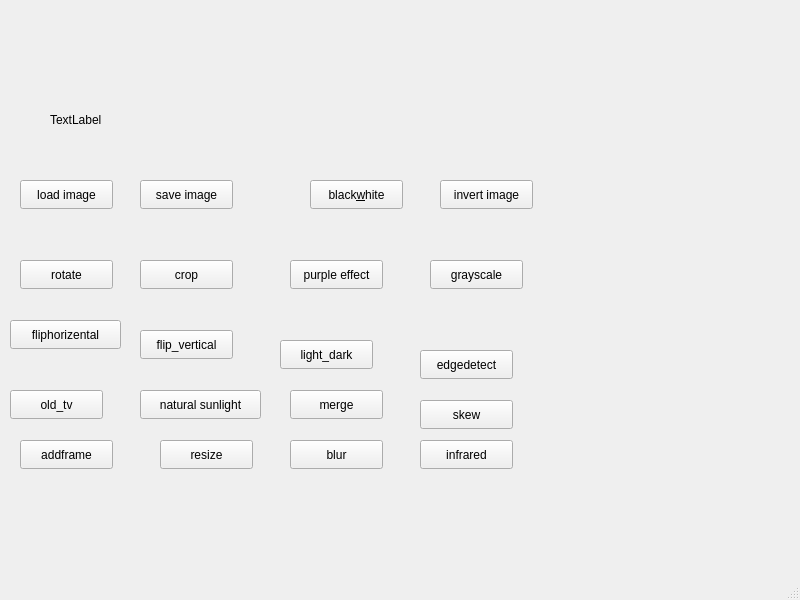
<?xml version="1.0" encoding="UTF-8"?>
<ui version="4.0">
 <class>MainWindow</class>
 <widget class="QMainWindow" name="MainWindow">
  <property name="geometry">
   <rect>
    <x>0</x>
    <y>0</y>
    <width>800</width>
    <height>600</height>
   </rect>
  </property>
  <property name="windowTitle">
   <string>MainWindow</string>
  </property>
  <widget class="QWidget" name="centralwidget">
   <widget class="QPushButton" name="btnLoad">
    <property name="geometry">
     <rect>
      <x>20</x>
      <y>180</y>
      <width>93</width>
      <height>29</height>
     </rect>
    </property>
    <property name="text">
     <string>load image</string>
    </property>
   </widget>
   <widget class="QPushButton" name="btnInvert">
    <property name="geometry">
     <rect>
      <x>440</x>
      <y>180</y>
      <width>93</width>
      <height>29</height>
     </rect>
    </property>
    <property name="text">
     <string>invert image</string>
    </property>
   </widget>
   <widget class="QPushButton" name="btnRotate">
    <property name="geometry">
     <rect>
      <x>20</x>
      <y>260</y>
      <width>93</width>
      <height>29</height>
     </rect>
    </property>
    <property name="text">
     <string>rotate</string>
    </property>
   </widget>
   <widget class="QPushButton" name="btnCrop">
    <property name="geometry">
     <rect>
      <x>140</x>
      <y>260</y>
      <width>93</width>
      <height>29</height>
     </rect>
    </property>
    <property name="text">
     <string>crop</string>
    </property>
   </widget>
   <widget class="QPushButton" name="btnSave">
    <property name="geometry">
     <rect>
      <x>140</x>
      <y>180</y>
      <width>93</width>
      <height>29</height>
     </rect>
    </property>
    <property name="text">
     <string>save image</string>
    </property>
   </widget>
   <widget class="QPushButton" name="btnPurple">
    <property name="geometry">
     <rect>
      <x>290</x>
      <y>260</y>
      <width>93</width>
      <height>29</height>
     </rect>
    </property>
    <property name="text">
     <string>purple effect</string>
    </property>
   </widget>
   <widget class="QPushButton" name="btnBW">
    <property name="geometry">
     <rect>
      <x>310</x>
      <y>180</y>
      <width>93</width>
      <height>29</height>
     </rect>
    </property>
    <property name="text">
     <string>black&amp;white</string>
    </property>
   </widget>
   <widget class="QPushButton" name="btnGrayscale">
    <property name="geometry">
     <rect>
      <x>430</x>
      <y>260</y>
      <width>93</width>
      <height>29</height>
     </rect>
    </property>
    <property name="text">
     <string>grayscale</string>
    </property>
   </widget>
   <widget class="QPushButton" name="btnFliphor">
    <property name="geometry">
     <rect>
      <x>10</x>
      <y>320</y>
      <width>111</width>
      <height>29</height>
     </rect>
    </property>
    <property name="text">
     <string>fliphorizental</string>
    </property>
   </widget>
   <widget class="QPushButton" name="btn_fliver">
    <property name="geometry">
     <rect>
      <x>140</x>
      <y>330</y>
      <width>93</width>
      <height>29</height>
     </rect>
    </property>
    <property name="text">
     <string>flip_vertical</string>
    </property>
   </widget>
   <widget class="QPushButton" name="btn_ld">
    <property name="geometry">
     <rect>
      <x>280</x>
      <y>340</y>
      <width>93</width>
      <height>29</height>
     </rect>
    </property>
    <property name="text">
     <string>light_dark</string>
    </property>
   </widget>
   <widget class="QPushButton" name="btnEdgedetect">
    <property name="geometry">
     <rect>
      <x>420</x>
      <y>350</y>
      <width>93</width>
      <height>29</height>
     </rect>
    </property>
    <property name="text">
     <string>edgedetect</string>
    </property>
   </widget>
   <widget class="QPushButton" name="btnOldtv">
    <property name="geometry">
     <rect>
      <x>10</x>
      <y>390</y>
      <width>93</width>
      <height>29</height>
     </rect>
    </property>
    <property name="text">
     <string>old_tv</string>
    </property>
   </widget>
   <widget class="QPushButton" name="btnNaturalsunlight">
    <property name="geometry">
     <rect>
      <x>140</x>
      <y>390</y>
      <width>121</width>
      <height>29</height>
     </rect>
    </property>
    <property name="text">
     <string>natural sunlight</string>
    </property>
   </widget>
   <widget class="QPushButton" name="btnmerge">
    <property name="geometry">
     <rect>
      <x>290</x>
      <y>390</y>
      <width>93</width>
      <height>29</height>
     </rect>
    </property>
    <property name="text">
     <string>merge</string>
    </property>
   </widget>
   <widget class="QPushButton" name="btnskew">
    <property name="geometry">
     <rect>
      <x>420</x>
      <y>400</y>
      <width>93</width>
      <height>29</height>
     </rect>
    </property>
    <property name="text">
     <string>skew</string>
    </property>
   </widget>
   <widget class="QLabel" name="lblOriginalImage">
    <property name="geometry">
     <rect>
      <x>50</x>
      <y>110</y>
      <width>63</width>
      <height>20</height>
     </rect>
    </property>
    <property name="text">
     <string>TextLabel</string>
    </property>
    <property name="scaledContents">
     <bool>true</bool>
    </property>
   </widget>
   <widget class="QPushButton" name="btnaddframe">
    <property name="geometry">
     <rect>
      <x>20</x>
      <y>440</y>
      <width>93</width>
      <height>29</height>
     </rect>
    </property>
    <property name="text">
     <string>addframe</string>
    </property>
   </widget>
   <widget class="QPushButton" name="btnresize">
    <property name="geometry">
     <rect>
      <x>160</x>
      <y>440</y>
      <width>93</width>
      <height>29</height>
     </rect>
    </property>
    <property name="text">
     <string>resize</string>
    </property>
   </widget>
   <widget class="QPushButton" name="btnblur">
    <property name="geometry">
     <rect>
      <x>290</x>
      <y>440</y>
      <width>93</width>
      <height>29</height>
     </rect>
    </property>
    <property name="text">
     <string>blur</string>
    </property>
   </widget>
   <widget class="QPushButton" name="btninfrared">
    <property name="geometry">
     <rect>
      <x>420</x>
      <y>440</y>
      <width>93</width>
      <height>29</height>
     </rect>
    </property>
    <property name="text">
     <string>infrared</string>
    </property>
   </widget>
  </widget>
  <widget class="QMenuBar" name="menubar">
   <property name="geometry">
    <rect>
     <x>0</x>
     <y>0</y>
     <width>800</width>
     <height>26</height>
    </rect>
   </property>
  </widget>
  <widget class="QStatusBar" name="statusbar"/>
 </widget>
 <resources/>
 <connections/>
</ui>
